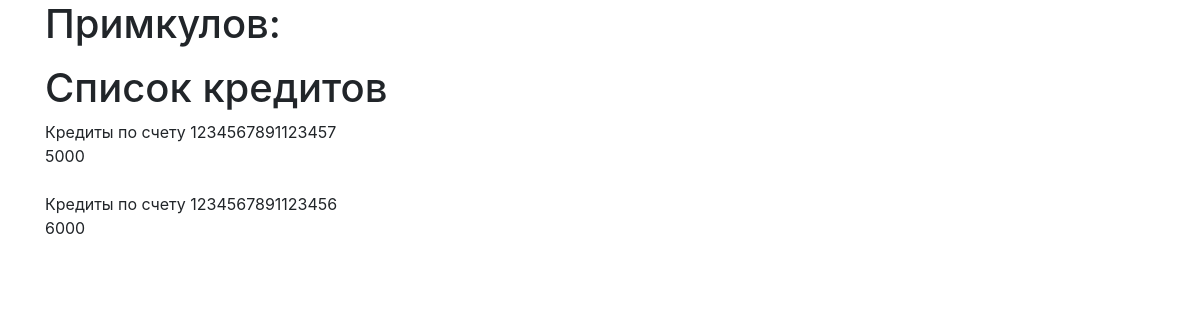
/credit/2/, run on the app's committed database.
### credit/models.py (models this page shows, shortened)
class Client(models.Model):
    name = models.CharField(max_length=20, verbose_name='ФИО клиента')
    citizenship = models.CharField(max_length=20, default='Кыргызстан', verbose_name='Гражданство')
    birth_day = models.DateField(verbose_name='Год рождения')
    work_place = models.CharField(max_length=30, blank=True, null=True, verbose_name='Место работы')
    update_date = models.DateTimeField(auto_now_add=True, verbose_name='Дата обновление')
    class Meta:
        verbose_name = "Клиент"
        verbose_name_plural = 'Клиенты'
        db_table = 'customers'

class Account(models.Model):
    number = models.CharField(max_length=16, unique=True, verbose_name='Номер аккаунта')
    account_type = models.IntegerField(default=1, verbose_name='Тип аккаунта')
    client = models.ForeignKey(Client, on_delete=models.CASCADE, verbose_name='Клиент')
    class Meta:
        verbose_name = "Счет"
        verbose_name_plural = 'Счета'
        db_table = 'accounts'

class Credit(models.Model):
    sum = models.IntegerField('Cумма кредита')
    date = models.DateField(default=date.today(), verbose_name='Дата получение кредита')
    account = models.ForeignKey(Account, on_delete=models.CASCADE, verbose_name='Cчет')
    class Meta:
        verbose_name = "Кредит"
        verbose_name_plural = 'Кредиты'
        db_table = 'loans'

### credit/views.py (the view)
# urls.py: path('<int:pk>/', views.DetailView.as_view(), name='detail'),
class DetailView(generic.DetailView):
    model = Client
    template_name = 'detail.html'

### credit/templates/detail.html (shortened to what this page needs)
{% extends 'base.html' %}
{% block content %}
<form action="#" method="post">
<fieldset>
    <legend><h1>{{ client.name }}:</h1></legend>
    <legend><h1>Список кредитов</h1></legend>
    {% for account in client.account_set.all %}
        <td> Кредиты по счету {{ account.number }}</td><br>
    {% for credit in account.credit_set.all %}
        <td>{{ credit.sum }}</td><br>
    {% endfor %}<br>
    {% endfor %}
</fieldset>
</form>
{% endblock content %}

### data on the page
Client: name "Примкулов"
Account: number "1234567891123457"
Credit: sum "5000"
Account: number "1234567891123456"
Credit: sum "6000"
